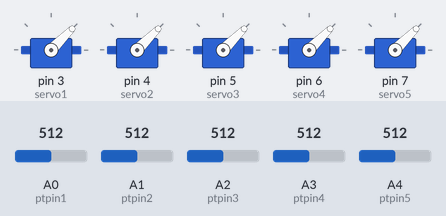
The sketch below on a simulated Arduino Uno, built with avr-gcc and run on an emulated ATmega328P. Parts: 5 × servo. The test bench sets the inputs (shaded band); at power-on: A0 (ptpin1) = 512, A1 (ptpin2) = 512, A2 (ptpin3) = 512, A3 (ptpin4) = 512, A4 (ptpin5) = 512.

Above: at 1.2 s.
1.3 s: A0 (ptpin1) set to 716
At 2.0 s:
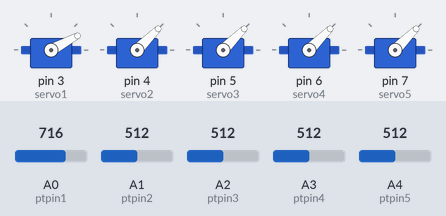
2.8 s: A1 (ptpin2) set to 716
At 3.3 s:
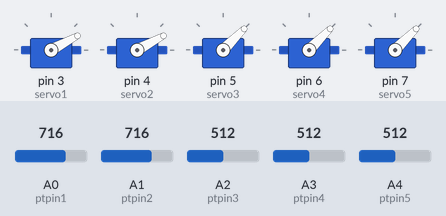
4.3 s: A2 (ptpin3) set to 716
At 5.5 s:
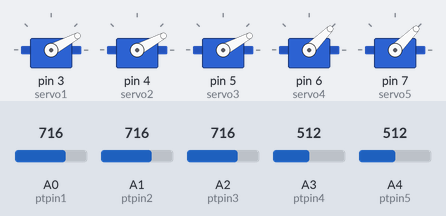
5.8 s: A3 (ptpin4) set to 716
At 6.8 s:
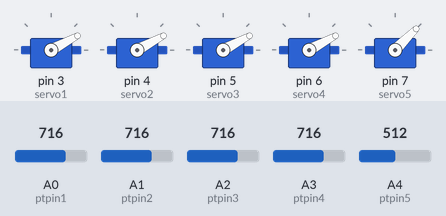
7.3 s: A4 (ptpin5) set to 716
At 7.7 s:
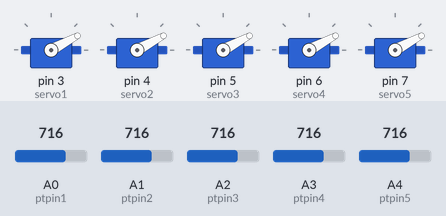
8.8 s: A0 (ptpin1) set to 992
At 9.1 s:
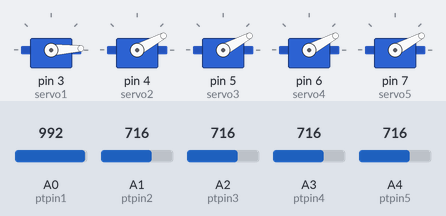
Timing chart, 0 to 11.3 s (numbered marks = the images above; inputs shaded):
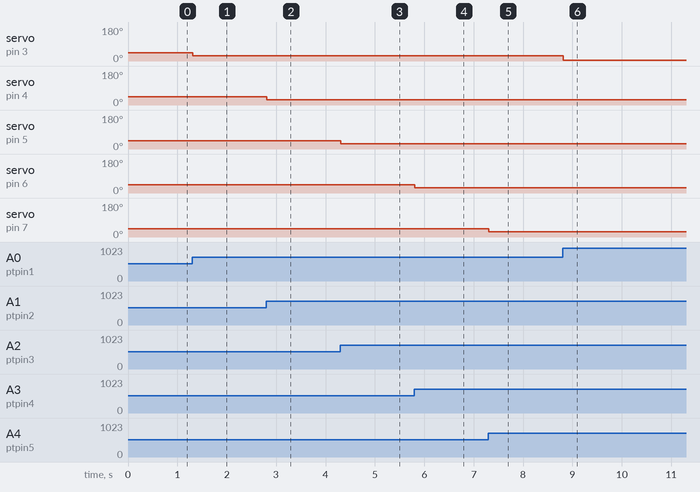

Measured:
- after the input at 1.3 s, servo on pin 3 (servo1): 45° → 28° at once
- after the input at 2.8 s, servo on pin 4 (servo2): 45° → 28° at once
- after the input at 4.3 s, servo on pin 5 (servo3): 45° → 28° at once
- after the input at 5.8 s, servo on pin 6 (servo4): 45° → 28° at once
- after the input at 7.3 s, servo on pin 7 (servo5): 45° → 28° at once
- after the input at 8.8 s, servo on pin 3 (servo1): 28° → 3° at once

The sketch:

Code_.ino
```cpp
#include <Servo.h> //include servo library

Servo servo1;  // create servo object to control a servo
Servo servo2;
Servo servo3;
Servo servo4;
Servo servo5;

int ptpin1 = 0;  // analog pin used to connect the potentiometer
int val1;    // variable to read the value from the analog pin

int ptpin2 = 1;
int val2;

int ptpin3 = 2;
int val3;

int ptpin4 = 3;
int val4;

int ptpin5 = 4;
int val5;


void setup() {

  servo1.attach(3);  // attaches the servo on pin with a pwm


  servo2.attach(4);


  servo3.attach(5);


  servo4.attach(6);


  servo5.attach(7);


}

void loop() {
  val1 = analogRead(ptpin1);            // reads the value of the potentiometer (value between 0 and 1023)
  val1 = map(val1, 0, 1023, 90, 0);     // scale it to use it with the servo (angle value at 90 and 180 becuse we want its movment in 90 degrees range, so any 90 degrees range will work)
  servo1.write(val1);                  // sets the servo position according to the scaled value
                             // waits for the servo to get there

  val2 = analogRead(ptpin2);
  val2 = map(val2, 0, 1023, 90, 0);
  servo2.write(val2);


  val3 = analogRead(ptpin3);
  val3 = map(val3, 0, 1023, 90, 0);
  servo3.write(val3);


  val4 = analogRead(ptpin4);
  val4 = map(val4, 0, 1023, 90, 0);
  servo4.write(val4);


  val5 = analogRead(ptpin5);
  val5 = map(val5, 0, 1023, 90, 0);
  servo5.write(val5);
   delay(10);

}
```
